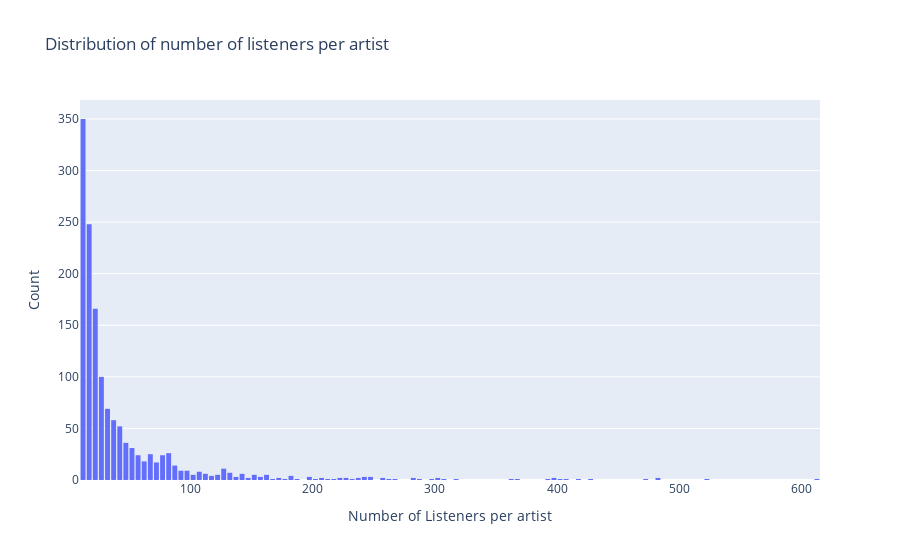

Here is the notebook cell this chart was saved with:
### Markdown cell above
La artista más escuchada fue Britney Spears, con casi 2 millones y medio de reproducciones. En segundo lugar, pero a más de un millón de reproducciones de Britney, se encontró Depeche Mode seguido de cerca por Lady Gaga. El top 6 lo completan Christina Aguilera, Paramore y Madonna.
Si bien Gaga es la tercer artista más escuchada según cantidad de reproducciones, es la artista que fue más escuchada en cuanto a cantidad de personas: 611 personas distintas escucharon sus canciones. La segunda artista más escuchada por diferentes personas fue Britney Spears, que fue reproducida por 522 usuarios.

### Code cell
from plotly.offline import init_notebook_mode, plot, iplot
import plotly.graph_objs as go
init_notebook_mode(connected=True)

data = plays.loc[plays['n_of_listeners'] > 10, :]

trace = go.Histogram(x = data.n_of_listeners.values,
                     name = 'Listeners',
                     xbins = dict(start = 0,
                                  end = 650,
                                  size = 5))
# Create layout
layout = go.Layout(title = 'Distribution of number of listeners per artist',
                   xaxis = dict(title = 'Number of Listeners per artist'),
                   yaxis = dict(title = 'Count'),
                   bargap = 0.2)

# Create plot
fig = go.Figure(data=[trace], layout=layout)
iplot(fig)

### Figure 1 — Plotly figure (JSON) as saved in the notebook; plotly's stock layout.template omitted (floating-point values rounded to 4 significant figures; data arrays with more than 128 entries replaced by an {"elided": "..."} marker saying what was removed)
{"data": [{"name": "Listeners", "type": "histogram", "x": {"elided": "1402 int values"}, "xbins": {"end": 650, "size": 5, "start": 0}}], "layout": {"bargap": 0.2, "title": {"text": "Distribution of number of listeners per artist"}, "xaxis": {"title": {"text": "Number of Listeners per artist"}}, "yaxis": {"title": {"text": "Count"}}}}
